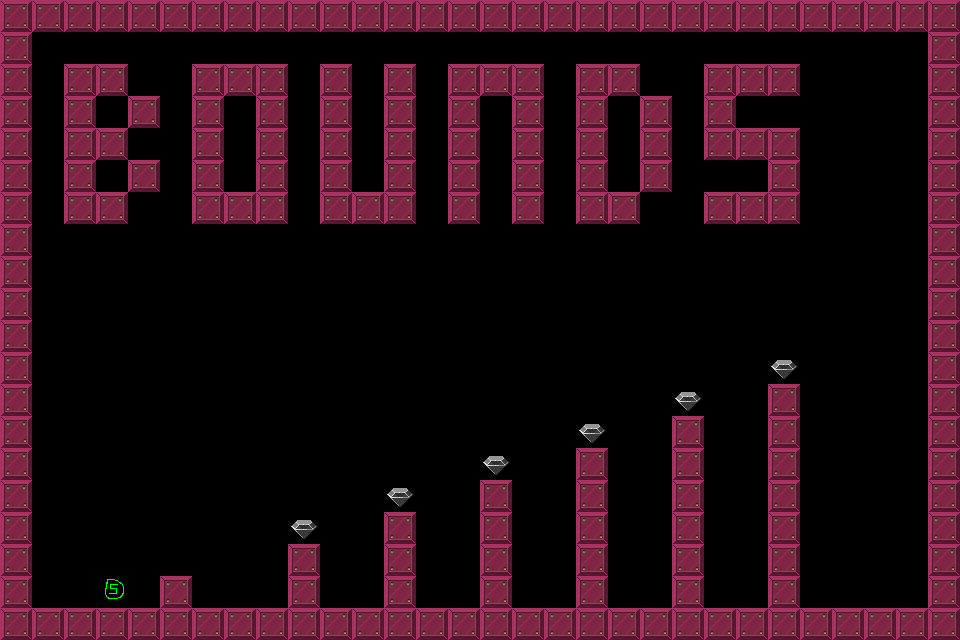

A level layout from a 2D game, rendered from its tile map. Below: a short description, then the map file with tile-grid data replaced by summaries:
An orthogonal 30x20 tile map with 32x32 px tiles, 1 tile layer (Tile Layer 1), 3 tilesets.

<map version="1.0" orientation="orthogonal" width="30" height="20" tilewidth="32" tileheight="32">
 <tileset firstgid="1" name="brick-1" tilewidth="32" tileheight="32">
  <image source="brick-1.png" width="128" height="128" />
  <tile id="0">
   <properties>
    <property name="components" value="Platform" />
   </properties>
  </tile>
  <tile id="1">
   <properties>
    <property name="components" value="PlayerStart" />
   </properties>
  </tile>
  <tile id="2">
   <properties>
    <property name="components" value="Spikes, Deadly" />
   </properties>
  </tile>
  <tile id="3">
   <properties>
    <property name="components" value="Gem" />
   </properties>
  </tile>
 </tileset>
 <tileset firstgid="17" name="Spike" tilewidth="32" tileheight="32">
  <image source="Spike.png" width="64" height="64" />
  <tile id="0">
   <properties>
    <property name="components" value="spike, Deadly" />
   </properties>
  </tile>
 </tileset>
 <tileset firstgid="21" name="blanks" tilewidth="32" tileheight="32">
  <image source="blank.png" width="64" height="64" />
  <tile id="0">
   <properties>
    <property name="components" value="Start" />
   </properties>
  </tile>
 </tileset>
 <layer name="Tile Layer 1" width="30" height="20">
  <data>[600 cells, 196 non-empty, 3 distinct tile ids]</data>
 </layer>
</map>
